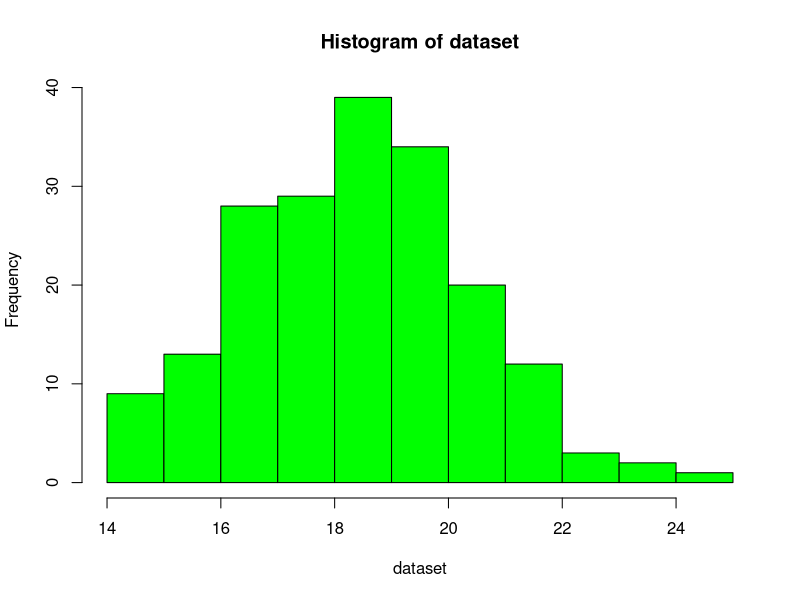

Here is the R script that generated this plot:
v <- 19
n <- v * 10
m <- v
s <- v / 10

# generate dataset
dataset <- rnorm(n, m, s)
dataset <- round(dataset)

# save data into txt file 
write.table(dataset, "E:\\University\\31EM\\l1\\data.txt")

# get histogram
hist(dataset, col="green")

# get frequency table
frequency_table <- table(dataset)
# get mean
mean_value <- mean(dataset)
# get median
median_value <- median(dataset)
# get mode
mode_value <- mode(dataset)
# get qunatiles
qunatiles <- quantile(dataset)

# write data into rtf file
sink("E:\\University\\31EM\\l1\\stats.rtf")

frequency_table
mean_value
median_value
mode_value
qunatiles